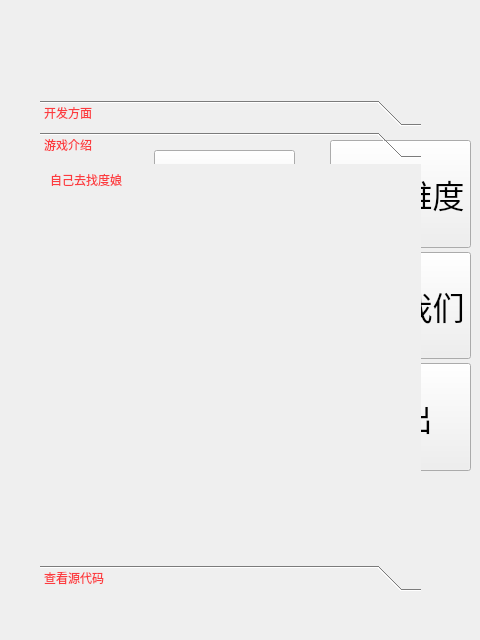
<?xml version="1.0" encoding="UTF-8"?>
<ui version="4.0">
 <class>choose</class>
 <widget class="QWidget" name="choose">
  <property name="geometry">
   <rect>
    <x>0</x>
    <y>0</y>
    <width>480</width>
    <height>640</height>
   </rect>
  </property>
  <property name="windowTitle">
   <string>Form</string>
  </property>
  <widget class="QSplitter" name="first">
   <property name="geometry">
    <rect>
     <x>330</x>
     <y>140</y>
     <width>141</width>
     <height>331</height>
    </rect>
   </property>
   <property name="font">
    <font>
     <family>Adobe Kaiti Std</family>
     <pointsize>24</pointsize>
     <weight>50</weight>
     <italic>false</italic>
     <bold>false</bold>
    </font>
   </property>
   <property name="styleSheet">
    <string notr="true">background-image: url(:/tupian/tipian/控件.jpg);
font: 24pt &quot;Adobe Kaiti Std&quot;;
</string>
   </property>
   <property name="orientation">
    <enum>Qt::Vertical</enum>
   </property>
   <widget class="QPushButton" name="pushButton">
    <property name="font">
     <font>
      <family>Adobe Kaiti Std</family>
      <pointsize>24</pointsize>
      <weight>50</weight>
      <italic>false</italic>
      <bold>false</bold>
     </font>
    </property>
    <property name="styleSheet">
     <string notr="true">QPushButton:hover{
background-color:rgba(100,255,100, 100);
border-color: rgba(255, 225, 255, 200);
color:rgba(0, 0, 0, 200);
border-width:4px;
}
QPushButton:pressed { 
background-color:rgba(100,255,100, 200);
border-color: rgba(255, 225, 255, 30);
border-style: inset;
border-width:4px;
color:rgba(0, 0, 0, 100);
}</string>
    </property>
    <property name="text">
     <string>选择难度</string>
    </property>
   </widget>
   <widget class="QPushButton" name="pushButton_3">
    <property name="font">
     <font>
      <family>Adobe Kaiti Std</family>
      <pointsize>24</pointsize>
      <weight>50</weight>
      <italic>false</italic>
      <bold>false</bold>
     </font>
    </property>
    <property name="styleSheet">
     <string notr="true">QPushButton:hover{
background-color:rgba(100,255,100, 100);
border-color: rgba(255, 225, 255, 200);
color:rgba(0, 0, 0, 200);
border-width:4px;
}
QPushButton:pressed { 
background-color:rgba(100,255,100, 200);
border-color: rgba(255, 225, 255, 30);
border-style: inset;
border-width:4px;
color:rgba(0, 0, 0, 100);
}</string>
    </property>
    <property name="text">
     <string>关于我们</string>
    </property>
   </widget>
   <widget class="QPushButton" name="pushButton_4">
    <property name="font">
     <font>
      <family>Adobe Kaiti Std</family>
      <pointsize>24</pointsize>
      <weight>50</weight>
      <italic>false</italic>
      <bold>false</bold>
     </font>
    </property>
    <property name="styleSheet">
     <string notr="true">QPushButton:hover{
background-color:rgba(100,255,100, 100);
border-color: rgba(255, 225, 255, 200);
color:rgba(0, 0, 0, 200);
border-width:4px;
}
QPushButton:pressed { 
background-color:rgba(100,255,100, 200);
border-color: rgba(255, 225, 255, 30);
border-style: inset;
border-width:4px;
color:rgba(0, 0, 0, 100);
}</string>
    </property>
    <property name="text">
     <string>退出</string>
    </property>
   </widget>
  </widget>
  <widget class="QSplitter" name="model_choose">
   <property name="geometry">
    <rect>
     <x>154</x>
     <y>150</y>
     <width>141</width>
     <height>231</height>
    </rect>
   </property>
   <property name="font">
    <font>
     <family>Adobe Kaiti Std</family>
     <pointsize>24</pointsize>
     <weight>50</weight>
     <italic>false</italic>
     <bold>false</bold>
    </font>
   </property>
   <property name="styleSheet">
    <string notr="true">background-image: url(:/tupian/tipian/控件.jpg);
font: 24pt &quot;Adobe Kaiti Std&quot;;</string>
   </property>
   <property name="orientation">
    <enum>Qt::Vertical</enum>
   </property>
   <widget class="QPushButton" name="pushButton_5">
    <property name="font">
     <font>
      <family>Adobe Kaiti Std</family>
      <pointsize>24</pointsize>
      <weight>50</weight>
      <italic>false</italic>
      <bold>false</bold>
     </font>
    </property>
    <property name="styleSheet">
     <string notr="true">QPushButton:hover{
background-color:rgba(100,255,100, 100);
border-color: rgba(255, 225, 255, 200);
color:rgba(0, 0, 0, 200);
border-width:4px;
}
QPushButton:pressed { 
background-color:rgba(100,255,100, 200);
border-color: rgba(255, 225, 255, 30);
border-style: inset;
border-width:4px;
color:rgba(0, 0, 0, 100);
}</string>
    </property>
    <property name="text">
     <string>简单</string>
    </property>
   </widget>
   <widget class="QPushButton" name="pushButton_6">
    <property name="font">
     <font>
      <family>Adobe Kaiti Std</family>
      <pointsize>24</pointsize>
      <weight>50</weight>
      <italic>false</italic>
      <bold>false</bold>
     </font>
    </property>
    <property name="styleSheet">
     <string notr="true">QPushButton:hover{
background-color:rgba(100,255,100, 100);
border-color: rgba(255, 225, 255, 200);
color:rgba(0, 0, 0, 200);
border-width:4px;
}
QPushButton:pressed { 
background-color:rgba(100,255,100, 200);
border-color: rgba(255, 225, 255, 30);
border-style: inset;
border-width:4px;
color:rgba(0, 0, 0, 100);
}</string>
    </property>
    <property name="text">
     <string>一般</string>
    </property>
   </widget>
   <widget class="QPushButton" name="pushButton_7">
    <property name="font">
     <font>
      <family>Adobe Kaiti Std</family>
      <pointsize>24</pointsize>
      <weight>50</weight>
      <italic>false</italic>
      <bold>false</bold>
     </font>
    </property>
    <property name="styleSheet">
     <string notr="true">QPushButton:hover{
background-color:rgba(100,255,100, 100);
border-color: rgba(255, 225, 255, 200);
color:rgba(0, 0, 0, 200);
border-width:4px;
}
QPushButton:pressed { 
background-color:rgba(100,255,100, 200);
border-color: rgba(255, 225, 255, 30);
border-style: inset;
border-width:4px;
color:rgba(0, 0, 0, 100);
}</string>
    </property>
    <property name="text">
     <string>困难</string>
    </property>
   </widget>
  </widget>
  <widget class="QLabel" name="label">
   <property name="geometry">
    <rect>
     <x>0</x>
     <y>0</y>
     <width>480</width>
     <height>640</height>
    </rect>
   </property>
   <property name="styleSheet">
    <string notr="true">QPushButton:hover{
background-color:rgba(100,255,100, 100);
border-color: rgba(255, 225, 255, 200);
color:rgba(0, 0, 0, 200);
border-width:10px;
}
QPushButton:pressed { 
background-color:rgba(100,255,100, 200);
border-color: rgba(255, 225, 255, 30);
border-style: inset;
border-width:10px;
color:rgba(0, 0, 0, 100);
}</string>
   </property>
   <property name="text">
    <string/>
   </property>
  </widget>
  <widget class="QToolBox" name="toolBox">
   <property name="geometry">
    <rect>
     <x>40</x>
     <y>100</y>
     <width>381</width>
     <height>491</height>
    </rect>
   </property>
   <property name="styleSheet">
    <string notr="true">color: rgb(252, 59, 63);
background-image: url(:/tupian/tipian/控件.jpg);
font: 18pt &quot;Adobe Fangsong Std&quot;;
font: 14pt &quot;Heiti SC&quot;;</string>
   </property>
   <property name="currentIndex">
    <number>1</number>
   </property>
   <widget class="QWidget" name="page">
    <property name="geometry">
     <rect>
      <x>0</x>
      <y>0</y>
      <width>381</width>
      <height>395</height>
     </rect>
    </property>
    <property name="styleSheet">
     <string notr="true">QToolBox:hover{ 
background-color:rgba(100,255,100, 100);
border-color: rgba(255, 225, 255, 200);
color:rgba(0, 0, 0, 200);
}
/*按钮被按下时*/
QToolBox:pressed { 
background-color:rgba(100,255,100, 200);
border-color: rgba(255, 225, 255, 30);
border-style: inset;
color:rgba(0, 0, 0, 100);
}</string>
    </property>
    <attribute name="label">
     <string>开发方面</string>
    </attribute>
    <widget class="QLabel" name="label_2">
     <property name="geometry">
      <rect>
       <x>20</x>
       <y>20</y>
       <width>341</width>
       <height>41</height>
      </rect>
     </property>
     <property name="text">
      <string>本游戏由***公司倾力打造，该游戏中可能存在诸多bug</string>
     </property>
    </widget>
    <widget class="QLabel" name="label_3">
     <property name="geometry">
      <rect>
       <x>20</x>
       <y>70</y>
       <width>321</width>
       <height>41</height>
      </rect>
     </property>
     <property name="text">
      <string>请向相关人员缴纳一定的费用为精神支撑，继续开发</string>
     </property>
    </widget>
   </widget>
   <widget class="QWidget" name="page_2">
    <property name="geometry">
     <rect>
      <x>0</x>
      <y>0</y>
      <width>381</width>
      <height>395</height>
     </rect>
    </property>
    <property name="styleSheet">
     <string notr="true">QtooBox:hover{ 
background-color:rgba(100,255,100, 100);
border-color: rgba(255, 225, 255, 200);
color:rgba(0, 0, 0, 200);
}
/*按钮被按下时*/
QtoolBox:pressed { 
background-color:rgba(100,255,100, 200);
border-color: rgba(255, 225, 255, 30);
border-style: inset;
color:rgba(0, 0, 0, 100);
}</string>
    </property>
    <attribute name="label">
     <string>游戏介绍</string>
    </attribute>
    <widget class="QLabel" name="label_5">
     <property name="geometry">
      <rect>
       <x>10</x>
       <y>0</y>
       <width>321</width>
       <height>31</height>
      </rect>
     </property>
     <property name="text">
      <string>自己去找度娘</string>
     </property>
    </widget>
   </widget>
   <widget class="QWidget" name="page_3">
    <property name="geometry">
     <rect>
      <x>0</x>
      <y>0</y>
      <width>381</width>
      <height>395</height>
     </rect>
    </property>
    <property name="styleSheet">
     <string notr="true">QPushButton:hover{ 
background-color:rgba(100,255,100, 100);
border-color: rgba(255, 225, 255, 200);
color:rgba(0, 0, 0, 200);
}
/*按钮被按下时*/
QPushButton:pressed { 
background-color:rgba(100,255,100, 200);
border-color: rgba(255, 225, 255, 30);
border-style: inset;
color:rgba(0, 0, 0, 100);
}</string>
    </property>
    <attribute name="label">
     <string>查看源代码</string>
    </attribute>
    <widget class="QLabel" name="label_6">
     <property name="geometry">
      <rect>
       <x>43</x>
       <y>-3</y>
       <width>271</width>
       <height>261</height>
      </rect>
     </property>
     <property name="text">
      <string/>
     </property>
     <property name="pixmap">
      <pixmap resource="music.qrc">:/tupian/tipian/二维码.png</pixmap>
     </property>
    </widget>
    <widget class="QLabel" name="label_7">
     <property name="geometry">
      <rect>
       <x>40</x>
       <y>280</y>
       <width>281</width>
       <height>21</height>
      </rect>
     </property>
     <property name="text">
      <string>&lt;html&gt;&lt;head/&gt;&lt;body&gt;&lt;p&gt;打开百度扫一扫，提取码：o6tq&lt;/p&gt;&lt;/body&gt;&lt;/html&gt;</string>
     </property>
    </widget>
   </widget>
  </widget>
  <zorder>label</zorder>
  <zorder>first</zorder>
  <zorder>model_choose</zorder>
  <zorder>toolBox</zorder>
 </widget>
 <resources>
  <include location="music.qrc"/>
 </resources>
 <connections/>
</ui>
